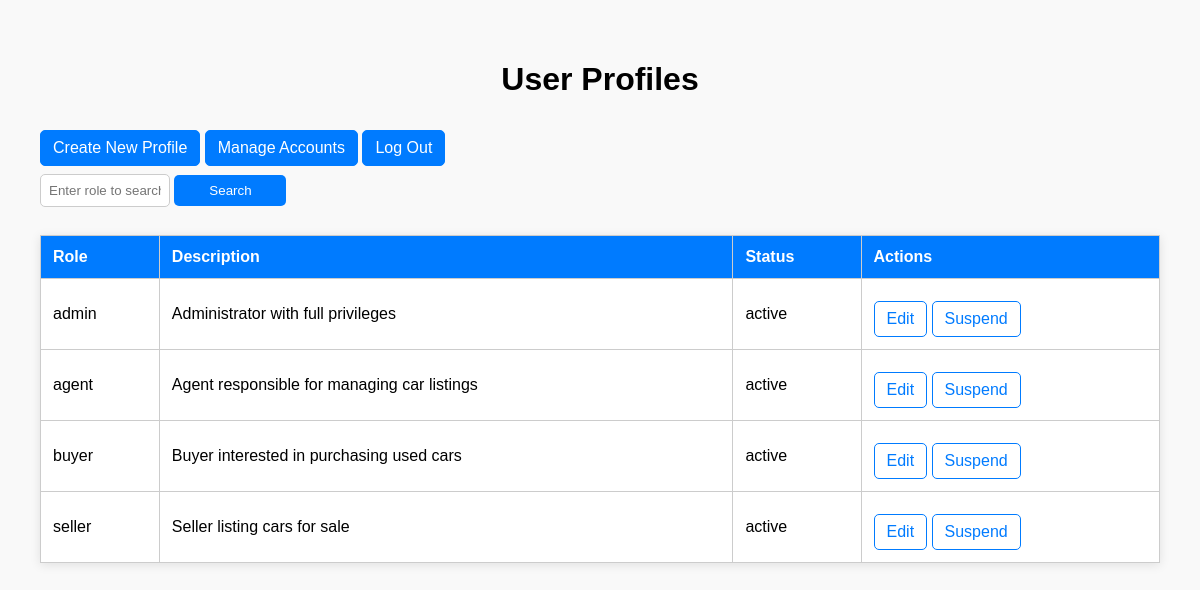
Page /profiles (signed in) on the committed database.
### tables this page shows
CREATE TABLE user_profiles (
        profile_id INTEGER PRIMARY KEY AUTOINCREMENT,
        role TEXT NOT NULL UNIQUE,
        description TEXT NOT NULL,
        status TEXT NOT NULL CHECK(status IN ('active', 'suspended'))
    );

### app.py (the view)
@app.route('/profiles')
@admin_required
def view_profiles():
    return profile_controller.view_profiles()  # View all user profiles

### app.py (called while the page is built)
def admin_required(f):
    @wraps(f)
    def decorated_function(*args, **kwargs):
        if 'user' not in session or session['user']['role'] != 'admin':
            flash('You do not have permission to access this page.')
            return redirect(url_for('login'))  # Redirect to login if not admin
        return f(*args, **kwargs)
    return decorated_function

### base_repository.py (called while the page is built)
    def get_connection(self):
        return sqlite3.connect(self.db_path)

    def fetch_all(self, query, params=()):
        conn = self.get_connection()
        conn.row_factory = sqlite3.Row  # Enables column access by name
        cursor = conn.cursor()
        cursor.execute(query, params)
        results = cursor.fetchall()
        conn.close()
        return results

### user_profile.py (called while the page is built)
    def get_all_profiles(self):
        query = 'SELECT * FROM user_profiles'
        return self.fetch_all(query)

### user_profile_controller.py (called while the page is built)
    def view_profiles(self):
        profiles = self.user_profile_entity.get_all_profiles()
        return render_template('profiles.html', profiles=profiles)

### templates/profiles.html (shortened to what this page needs)
<!DOCTYPE html>
<html lang="en">
<head>
</head>
<body>
    <h1>User Profiles</h1>
    <a href="/profiles/new" class="button-link">Create New Profile</a>
    <a href="/accounts" class="button-link">Manage Accounts</a>
    <a href="/logout" class="button-link">Log Out</a>
    <form action="{{ url_for('search_profiles') }}" method="post">
        <input type="text" name="role" placeholder="Enter role to search" required>
        <button type="submit">Search</button>
    </form>
    <table>
        <tr>
            <th>Role</th>
            <th>Description</th>
            <th>Status</th>
            <th>Actions</th>
        </tr>
        {% for profile in profiles %}
        <tr>
            <td>{{ profile['role'] }}</td>
            <td>{{ profile['description']}}</td>
            <td>{{ profile['status'] }}</td>
            <td>
                <a href="/profiles/{{ profile['profile_id'] }}/edit">Edit</a>
                <a href="/profiles/{{ profile['profile_id'] }}/suspend">Suspend</a>
            </td>
        </tr>
        {% else %}
        <tr>
            <td colspan="3">No profiles found.</td>
        </tr>
        {% endfor %}
    </table>
</body>
</html>

### templates/profiles.html (style rules this page uses)
body { font-family: Arial, sans-serif; background-color: #f9f9f9; margin: 0; padding: 40px; }
h1 { text-align: center; }
table { width: 100%; border-collapse: collapse; margin-top: 20px; background-color: #fff; box-shadow: 0 2px 10px rgba(0, 0, 0, 0.1); }
th, td { padding: 12px; border: 1px solid #ccc; text-align: left; }
th { background-color: #007BFF; color: white; }
a { display: inline-block; margin-top: 10px; color: #007BFF; text-decoration: none; padding: 8px 12px; border: 1px solid #007BFF; border-radius: 5px; transition: background-color 0.3s; }
.button-link { padding: 8px 12px; background-color: #007BFF; color: white; text-decoration: none; border-radius: 5px; transition: background-color 0.3s; }
input[type="text"] { width: 10%; padding: 8px; margin: 8px 0; border-radius: 5px; border: 1px solid #ccc; }
button { padding: 8px 15px; background-color: #007BFF; color: white; border: none; border-radius: 5px; cursor: pointer; transition: background-color 0.3s; width: 10%; }

### rows in the picture
user_profiles: role "admin", description "Administrator with full privileges", status "active"
user_profiles: role "agent", description "Agent responsible for managing car listings", status "active"
user_profiles: role "buyer", description "Buyer interested in purchasing used cars", status "active"
user_profiles: role "seller", description "Seller listing cars for sale", status "active"
